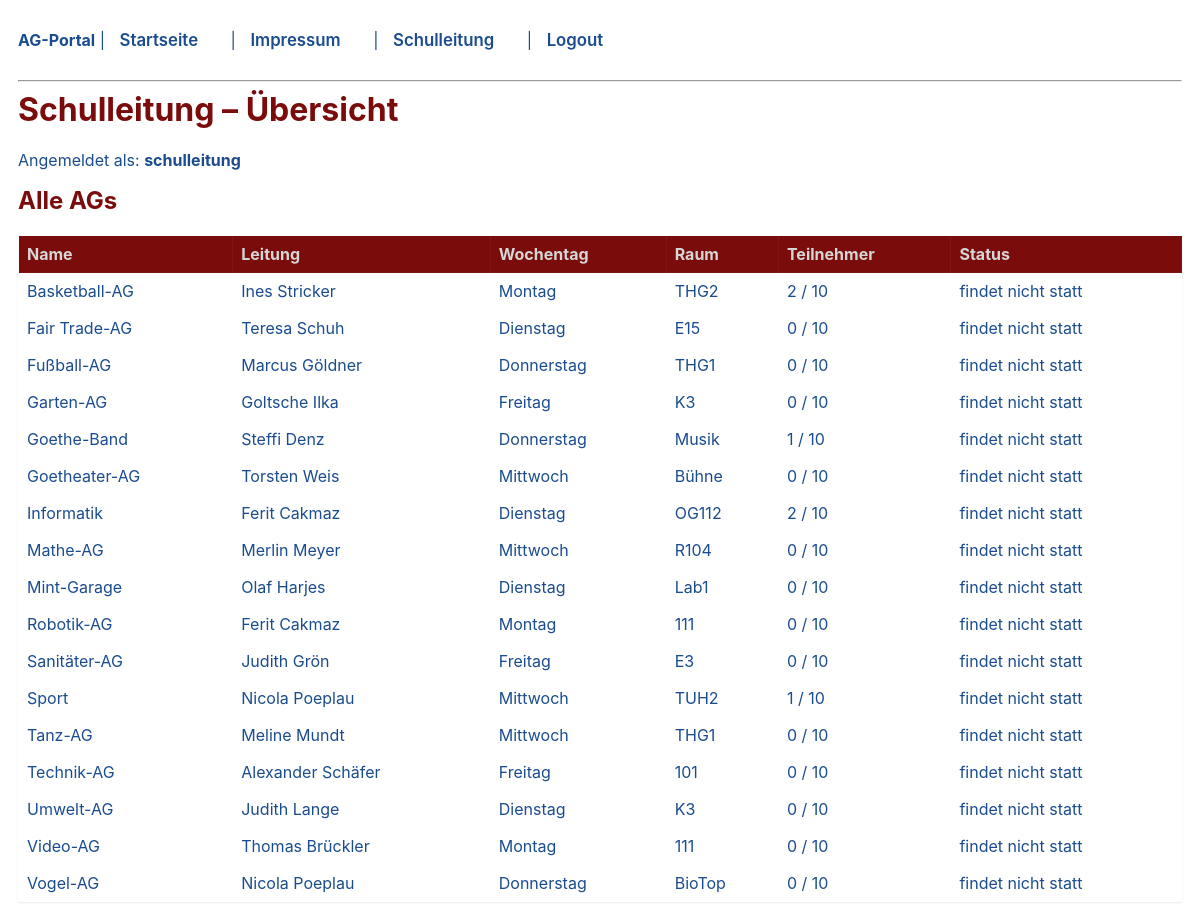
/schulleitung.php (signed in), run on the app's committed database.
### tables this page shows
CREATE TABLE `ag` (
  `Name` varchar(255) NOT NULL,
  `Leitung` varchar(4) DEFAULT NULL,
  `Raum` varchar(6) DEFAULT NULL,
  `Wochentag` varchar(12) DEFAULT NULL,
  `FindetStatt` tinyint(1) DEFAULT NULL,
  `Beschreibung` varchar(1024) DEFAULT NULL
);

CREATE TABLE `lehrer` (
  `Kuerzel` varchar(4) NOT NULL,
  `Vorname` varchar(255) NOT NULL,
  `Nachname` varchar(255) NOT NULL,
  `Rolle` varchar(32) NOT NULL DEFAULT 'lehrer'
);

### schulleitung.php (the view, shortened to what this page needs)
<?php
require_once __DIR__ . '/connection.php';
function renderNav() {
    $rolle = $_SESSION['rolle'] ?? '';
    echo "<nav><strong>AG-Portal</strong> | ";
    echo "<a href=\"/ag_verwaltung/index.php\">Startseite</a> | ";
    echo "<a href=\"/ag_verwaltung/impressum.php\">Impressum</a> | ";
    if (!$rolle) {
        echo "<a href=\"/ag_verwaltung/login.php\">Login</a>";
    } elseif ($rolle === "admin") {
        echo "<a href=\"/ag_verwaltung/admin/index.php\">Admin</a> | ";
        echo "<a href=\"/ag_verwaltung/logout.php\">Logout</a>";
    } elseif ($rolle === "lehrer") {
        echo "<a href=\"/ag_verwaltung/lehrer.php\">Lehrer</a> | ";
        echo "<a href=\"/ag_verwaltung/logout.php\">Logout</a>";
    } elseif ($rolle === "schulleitung") {
        echo "<a href=\"/ag_verwaltung/schulleitung.php\">Schulleitung</a> | ";
        echo "<a href=\"/ag_verwaltung/logout.php\">Logout</a>";
    }
    echo "</nav><hr>";
}
?>
<!DOCTYPE html>
<html lang="de">
<head><meta charset="UTF-8"><link rel="stylesheet" href="/ag_verwaltung/stylesheet.css"><title>Schulleitung</title></head>
<body>
<?php renderNav(); ?>
<h1>Schulleitung – Übersicht</h1>
<p>Angemeldet als: <strong><?= htmlspecialchars($_SESSION['name']) ?></strong></p>
<h2>Alle AGs</h2>
<table border="1" cellpadding="6" cellspacing="0">
    <tr><th>Name</th><th>Leitung</th><th>Wochentag</th><th>Raum</th><th>Teilnehmer</th><th>Status</th></tr>
    <?php
        $stmt = $conn->query(
            "SELECT ag.Name, ag.Raum, ag.Wochentag, ag.FindetStatt,
                    lehrer.Vorname, lehrer.Nachname,
                    COUNT(t.TID) AS Anzahl
            FROM ag
            LEFT JOIN lehrer ON ag.Leitung = lehrer.Kuerzel
            LEFT JOIN teilnahme t ON ag.Name = t.AgName
            GROUP BY ag.Name
            ORDER BY ag.Name"
        );
        while ($ag = $stmt->fetch(PDO::FETCH_ASSOC)):
    ?>
    <tr>
        <td><?= htmlspecialchars($ag['Name']) ?></td>
        <td><?= htmlspecialchars($ag['Vorname'] . ' ' . $ag['Nachname']) ?></td>
        <td><?= htmlspecialchars($ag['Wochentag']) ?></td>
        <td><?= htmlspecialchars($ag['Raum']) ?></td>
        <td><?= $ag['Anzahl'] ?> / 10</td>
        <td><?= $ag['FindetStatt'] ? 'findet statt' : 'findet nicht statt' ?></td>
    </tr>
    <?php endwhile; ?>
</table>
</body>
</html>

### stylesheet.css (style rules this page uses)
:root { --main:#7A0C0C;--main-dark:#5F0808;--text:#1A4C8F;--text-on-main:#D6D6D6;--bg:#fff;--muted:#9a9a9a }
body { font-family:-apple-system,BlinkMacSystemFont,"Segoe UI",Roboto,"Helvetica Neue",Arial,sans-serif;background:var(--bg);color:var(--text);margin:18px }
nav { margin:0 0 18px;padding:12px 0 }
nav a { color:var(--text);text-decoration:none;margin-right:18px;font-size:1.05rem;font-weight:600;padding:8px 10px;border-radius:8px;transition:color .18s ease,transform .12s ease,background .18s ease }
h1,h2,h3 { color:var(--main);margin-top:.2em }
table { border-collapse:collapse;width:100%;background:var(--bg);box-shadow:0 1px 2px rgba(0,0,0,.08) }
th { background:var(--main);color:var(--text-on-main);padding:8px;text-align:left }
td,th { border:1px solid rgba(255,255,255,.04);padding:8px }
a { color:var(--main) }

### data on the page
ag: Name "Basketball-AG", Leitung.Nachname "Ines Stricker", Wochentag "Montag", Raum "THG2", Anzahl "2", FindetStatt "findet nicht statt"
ag: Name "Fair Trade-AG", Leitung.Nachname "Teresa Schuh", Wochentag "Dienstag", Raum "E15", Anzahl "0", FindetStatt "findet nicht statt"
ag: Name "Fußball-AG", Leitung.Nachname "Marcus Göldner", Wochentag "Donnerstag", Raum "THG1", Anzahl "0", FindetStatt "findet nicht statt"
ag: Name "Garten-AG", Leitung.Nachname "Goltsche Ilka", Wochentag "Freitag", Raum "K3", Anzahl "0", FindetStatt "findet nicht statt"
ag: Name "Goethe-Band", Leitung.Nachname "Steffi Denz", Wochentag "Donnerstag", Raum "Musik", Anzahl "1", FindetStatt "findet nicht statt"
ag: Name "Goetheater-AG", Leitung.Nachname "Torsten Weis", Wochentag "Mittwoch", Raum "Bühne", Anzahl "0", FindetStatt "findet nicht statt"
ag: Name "Informatik", Leitung.Nachname "Ferit Cakmaz", Wochentag "Dienstag", Raum "OG112", Anzahl "2", FindetStatt "findet nicht statt"
ag: Name "Mathe-AG", Leitung.Nachname "Merlin Meyer", Wochentag "Mittwoch", Raum "R104", Anzahl "0", FindetStatt "findet nicht statt"
ag: Name "Mint-Garage", Leitung.Nachname "Olaf Harjes", Wochentag "Dienstag", Raum "Lab1", Anzahl "0", FindetStatt "findet nicht statt"
ag: Name "Robotik-AG", Leitung.Nachname "Ferit Cakmaz", Wochentag "Montag", Raum "111", Anzahl "0", FindetStatt "findet nicht statt"
ag: Name "Sanitäter-AG", Leitung.Nachname "Judith Grön", Wochentag "Freitag", Raum "E3", Anzahl "0", FindetStatt "findet nicht statt"
ag: Name "Sport", Leitung.Nachname "Nicola Poeplau", Wochentag "Mittwoch", Raum "TUH2", Anzahl "1", FindetStatt "findet nicht statt"
ag: Name "Tanz-AG", Leitung.Nachname "Meline Mundt", Wochentag "Mittwoch", Raum "THG1", Anzahl "0", FindetStatt "findet nicht statt"
ag: Name "Technik-AG", Leitung.Nachname "Alexander Schäfer", Wochentag "Freitag", Raum "101", Anzahl "0", FindetStatt "findet nicht statt"
ag: Name "Umwelt-AG", Leitung.Nachname "Judith Lange", Wochentag "Dienstag", Raum "K3", Anzahl "0", FindetStatt "findet nicht statt"
ag: Name "Video-AG", Leitung.Nachname "Thomas Brückler", Wochentag "Montag", Raum "111", Anzahl "0", FindetStatt "findet nicht statt"
ag: Name "Vogel-AG", Leitung.Nachname "Nicola Poeplau", Wochentag "Donnerstag", Raum "BioTop", Anzahl "0", FindetStatt "findet nicht statt"

### other printed values
$_SESSION['name'] "schulleitung"
